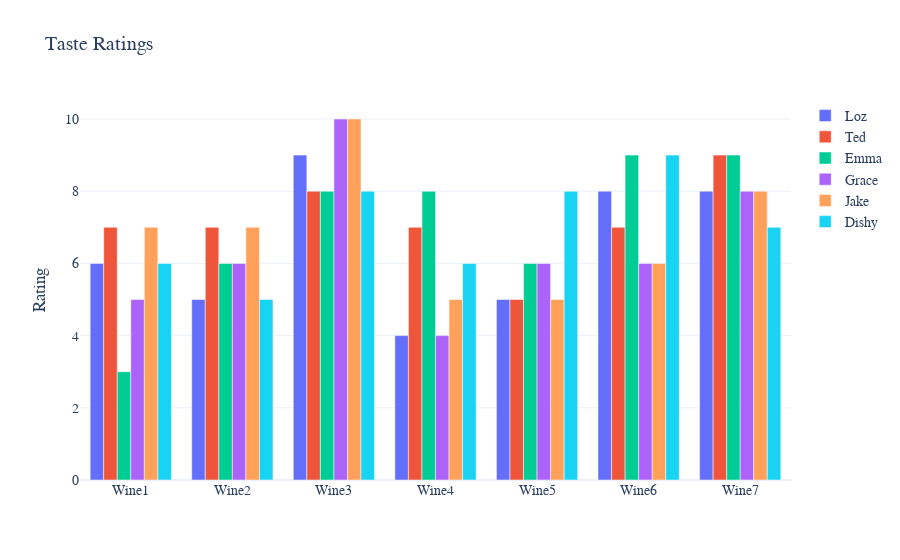

Source (notebook cell):
### Code cell
x = list(ratings.columns)
y0 = list(ratings.iloc[0].values)
y1 = list(ratings.iloc[1].values)
y2 = list(ratings.iloc[2].values)
y3 = list(ratings.iloc[3].values)
y4 = list(ratings.iloc[4].values)
y5 = list(ratings.iloc[5].values)

fig = go.Figure(data=[
    go.Bar(name='Loz', x=x, y=y0),
    go.Bar(name='Ted', x=x, y=y1),
    go.Bar(name='Emma', x=x, y=y2),
    go.Bar(name='Grace', x=x, y=y3),
    go.Bar(name='Jake', x=x, y=y4),
    go.Bar(name='Dishy', x=x, y=y5),
])
# Change the bar mode
fig.update_layout(title='Taste Ratings',
                    barmode='group',
                  font = dict(family = "Arial", size=14),
                 yaxis=dict(
                    title='Rating')
                 )
fig = go.FigureWidget(fig)
fig.layout.template = 'plotly_white'
fig.show()

### Figure 1 — Plotly figure (JSON) as saved in the notebook; plotly's stock layout.template omitted (floating-point values rounded to 4 significant figures)
{"data": [{"name": "Loz", "type": "bar", "uid": "aa0c577a-678f-4c85-a6c6-117463ca6a4b", "x": ["Wine1", "Wine2", "Wine3", "Wine4", "Wine5", "Wine6", "Wine7"], "y": [6, 5, 9, 4, 5, 8, 8]}, {"name": "Ted", "type": "bar", "uid": "c5947305-3272-440a-8314-12aef50516d2", "x": ["Wine1", "Wine2", "Wine3", "Wine4", "Wine5", "Wine6", "Wine7"], "y": [7, 7, 8, 7, 5, 7, 9]}, {"name": "Emma", "type": "bar", "uid": "d2070f0e-985f-4319-9842-18e281549dba", "x": ["Wine1", "Wine2", "Wine3", "Wine4", "Wine5", "Wine6", "Wine7"], "y": [3, 6, 8, 8, 6, 9, 9]}, {"name": "Grace", "type": "bar", "uid": "1f1f8d2e-cba3-47de-8739-6d4affb9fb50", "x": ["Wine1", "Wine2", "Wine3", "Wine4", "Wine5", "Wine6", "Wine7"], "y": [5, 6, 10, 4, 6, 6, 8]}, {"name": "Jake", "type": "bar", "uid": "d5da7ad7-6483-4076-8ca2-376fb98163d8", "x": ["Wine1", "Wine2", "Wine3", "Wine4", "Wine5", "Wine6", "Wine7"], "y": [7, 7, 10, 5, 5, 6, 8]}, {"name": "Dishy", "type": "bar", "uid": "d16d044c-e15e-45ef-921d-cf02201b6988", "x": ["Wine1", "Wine2", "Wine3", "Wine4", "Wine5", "Wine6", "Wine7"], "y": [6, 5, 8, 6, 8, 9, 7]}], "layout": {"barmode": "group", "font": {"family": "Arial", "size": 14}, "title": {"text": "Taste Ratings"}, "yaxis": {"title": {"text": "Rating"}}}}
